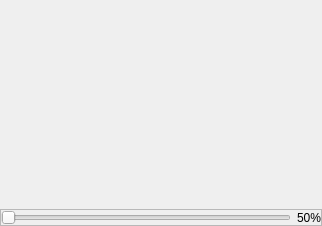
<?xml version="1.0" encoding="UTF-8"?>
<ui version="4.0">
 <class>Battery</class>
 <widget class="QWidget" name="Battery">
  <property name="geometry">
   <rect>
    <x>0</x>
    <y>0</y>
    <width>322</width>
    <height>226</height>
   </rect>
  </property>
  <property name="minimumSize">
   <size>
    <width>0</width>
    <height>0</height>
   </size>
  </property>
  <property name="windowTitle">
   <string>Form</string>
  </property>
  <layout class="QVBoxLayout" name="verticalLayout">
   <property name="spacing">
    <number>0</number>
   </property>
   <property name="leftMargin">
    <number>0</number>
   </property>
   <property name="topMargin">
    <number>0</number>
   </property>
   <property name="rightMargin">
    <number>0</number>
   </property>
   <property name="bottomMargin">
    <number>0</number>
   </property>
   <item>
    <widget class="QWidget" name="F_Handler" native="true">
     <property name="minimumSize">
      <size>
       <width>0</width>
       <height>0</height>
      </size>
     </property>
     <layout class="QVBoxLayout" name="verticalLayout_2"/>
    </widget>
   </item>
   <item>
    <widget class="QFrame" name="F_Slider">
     <property name="sizePolicy">
      <sizepolicy hsizetype="Preferred" vsizetype="Fixed">
       <horstretch>0</horstretch>
       <verstretch>0</verstretch>
      </sizepolicy>
     </property>
     <property name="frameShape">
      <enum>QFrame::StyledPanel</enum>
     </property>
     <property name="frameShadow">
      <enum>QFrame::Raised</enum>
     </property>
     <layout class="QHBoxLayout" name="horizontalLayout">
      <property name="spacing">
       <number>6</number>
      </property>
      <property name="leftMargin">
       <number>0</number>
      </property>
      <property name="topMargin">
       <number>0</number>
      </property>
      <property name="rightMargin">
       <number>0</number>
      </property>
      <property name="bottomMargin">
       <number>0</number>
      </property>
      <item>
       <widget class="QSlider" name="S_Slider">
        <property name="orientation">
         <enum>Qt::Horizontal</enum>
        </property>
       </widget>
      </item>
      <item>
       <widget class="QLabel" name="L_Slider">
        <property name="text">
         <string>50%</string>
        </property>
       </widget>
      </item>
     </layout>
    </widget>
   </item>
  </layout>
 </widget>
 <resources/>
 <connections/>
</ui>
